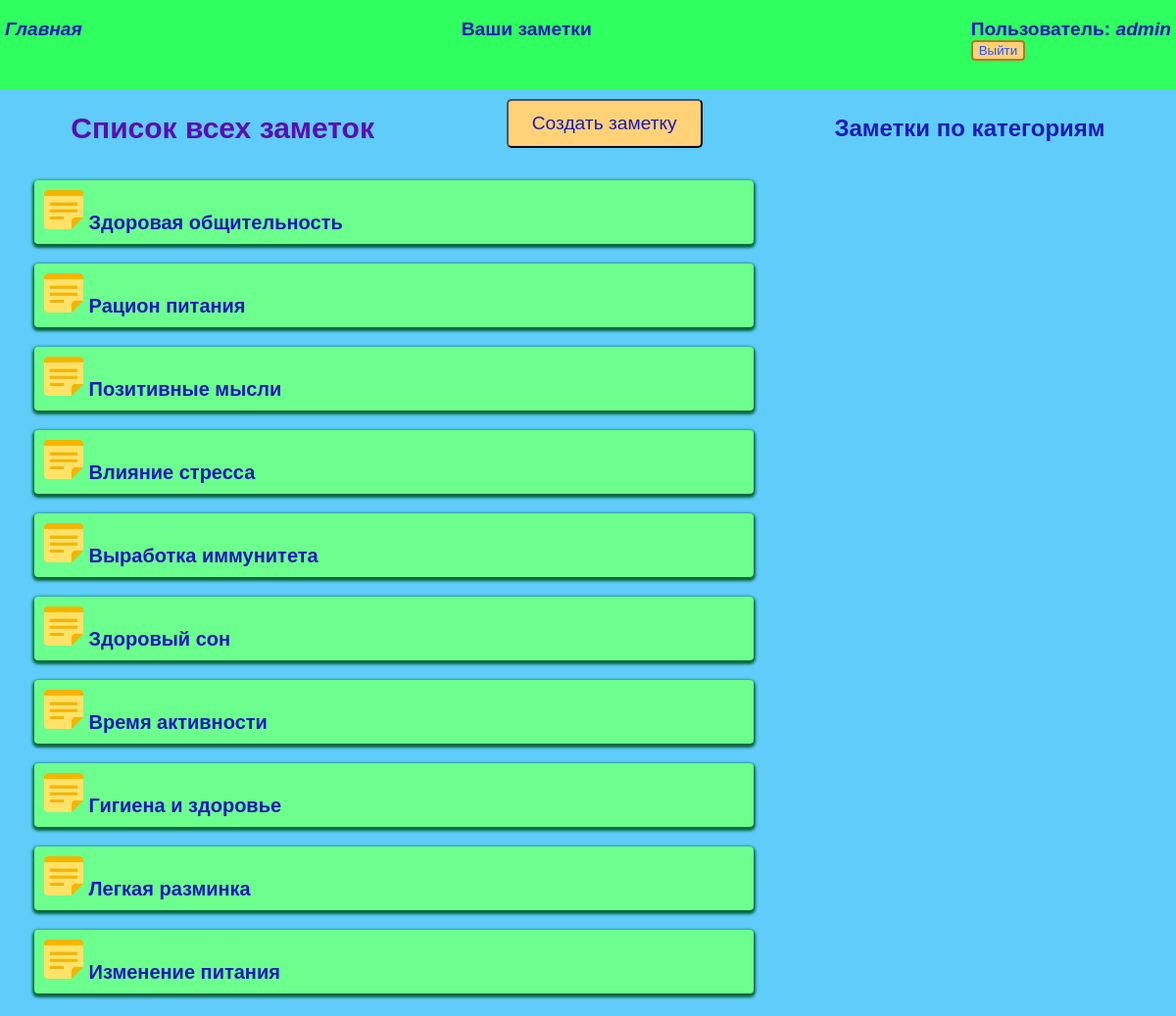
Screenshot of /notes/ (signed in) with the database file from the repository.
### notes/models.py (models this page shows, shortened)
class Note(models.Model):
    title = models.CharField(max_length=200, verbose_name="Заголовок")
    content = models.TextField(verbose_name="Содержание")
    created_at = models.DateTimeField(auto_now_add=True)
    updated_at = models.DateTimeField(auto_now=True)
    category = models.ForeignKey(Category, on_delete=models.SET_NULL, null=True, blank=True, verbose_name="Категория")
    picture = models.ImageField(upload_to='notes_images/', verbose_name="Картинка", blank=True)
    user = models.ForeignKey(User, on_delete=models.CASCADE)

### notes/views.py (the view)
# urls.py: path('', views.note_list, name='note_list'),
@login_required
def note_list(request):
    notes = Note.objects.filter(user=request.user).order_by('-created_at')
    return render(request, 'notes/note_list.html', {'notes': notes})

### notes/templates/notes/note_list.html (shortened to what this page needs)
{% extends 'notes/base.html' %}
{% load static %}
{% block content %}
<div class="heads">
    <h1 class="header">Список всех заметок</h1>
    <button class="create" type="submit"><a href="{% url 'note_form' %}">Создать заметку</a></button>
    <a href="{% url 'category_list' %}"><h2>Заметки по категориям</h2></a>
</div>
{% if notes %}
<ul class="notes">
    {% for note in notes %}
    <li class="element">
        <img width="40" height="40" src="{% static 'notes/note.png' %}">
        <a href="{% url 'note_detail' note.id %}"><strong>{{ note.title }}</strong></a>
    </li>
    {% endfor %}
</ul>
{% else %}
<p>Заметки пока отсутствуют =/ Создайте новую!</p>
{% endif %}
{% endblock %}

### notes/templates/notes/base.html (shortened to what this page needs)
<!DOCTYPE html>
{% load static %}
<html lang="ru">
<head>
    <link rel="stylesheet" href="{% static 'css/style.css' %}">
</head>
<body>
<div class="menu">
    <div class="wrap">
        <ul class="top">
            <li class="logo"><a href="{% url 'home' %}">Главная</a></li>
            {% if request.user.is_authenticated %}
            <li><a href="{% url 'note_list' %}">Ваши заметки</a></li>
            <div class="auth">
                <div class="user"><a class="profile" href="{% url 'profile' %}">Пользователь:
                    <i>{{ user.username }}</i></a></div>
                <form action="{% url 'user-logout' %}" method="post">
                    <button class="out">Выйти</button>
                </form>
            </div>
            {% else%}
            <li><a href="{% url 'user-signup' %}">Зарегистрироваться</a></li>
            <li><a href="{% url 'user-login' %}">Войти</a></li>
            {% endif %}
        </ul>
    </div>
</div>
<div class="content">
    <div class="wrap">
        {% block content %}
        {% endblock %}
    </div>
</div>
</body>
</html>

### notes/static/css/style.css (style rules this page uses)
body { padding: 0; margin: 0; background: #63e9c5; font-family: Arial, Helvetica, sans-serif; }
.menu { background: #2fff5f; box-shadow: 0 2px 12px 2px #04373bb5; }
.menu a { font-size: larger; font-weight: bolder; }
.wrap { max-width: 1200px; margin: 0 auto; padding: 3px 5px; box-sizing: border-box; }
a { color:#1c1ab7; text-decoration: none; }
.notes, .top { list-style: none; padding: 0; }
.menu ul { display: flex; justify-content: space-between; }
.logo { font-style: italic; color: brown; }
.user { color: #d91567; }
.create { width: 200px; height: 50px; background: #ffd278; font-size: larger; border-radius: 5px; margin-bottom: 10px; }
.in, .out, .save, .del { background: #ffd278; cursor: pointer; color: #2f55ff; border: #ab7d22 2px solid; border-radius: 4px; margin-bottom: 10px; }
.content { background-color: #5fccfa; }
.content .element { margin-left: 30px; padding: 10px; background: #6cff8e; box-shadow: 0 2px 3px 2px #006638; margin-bottom: 20px; font-size: 20px; border-radius: 4px; max-width: 60%; }
.header { color: #5b0dae; font-size: 30px; }
h1 { color: #201606; }
.heads { display: flex; justify-content: space-around; align-items: center; }

### rows the page displays
Note: title "Здоровая общительность"
Note: title "Рацион питания"
Note: title "Позитивные мысли"
Note: title "Влияние стресса"
Note: title "Выработка иммунитета"
Note: title "Здоровый сон"
Note: title "Время активности"
Note: title "Гигиена и здоровье"
Note: title "Легкая разминка"
Note: title "Изменение питания"

### other values shown
{{ user.username }} "admin"
